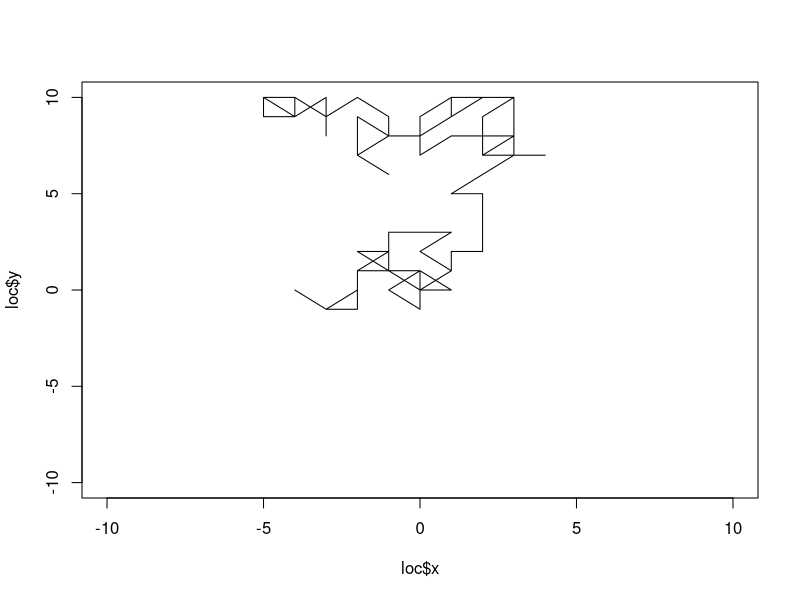

This figure's R source:
# Title: Person Walking Around a Room Randomly
# Desription: Model a person walking a room randomly
# Author: James Harper, PE, ENV SP
# Date Created: February 4, 2018
# -----------------------------------------------------------------------------

# Clear environment and console
rm(list = ls())
cat("\014")

# Define functions
ChangeLoc = function(direction) {
  if (direction == "N") {
    return(c(0, 1))
  } else if (direction == "S") {
    return(c(0, -1))
  } else if (direction == "E") {
    return(c(1, 0))
  } else if (direction == "W") {
    return(c(-1, 0))
  } else if (direction == "NW") {
    return(c(-1, 1))
  } else if (direction == "NE") {
    return(c(1, 1))
  } else if (direction == "SW") {
    return(c(-1, -1))
  } else if (direction == "SE") {
    return(c(1, -1))
  }
}

# Define area, starting loc, number of steps to take, and directions
area = data.frame(x.min = -10, x.max = 10, y.min = -10, y.max = 10)
start = c(0, 0)
steps = 100
directions = c("N", "S", "E", "W", "NW", "NE", "SW", "SE")

# Initialize loc and path variables
loc = data.frame(x = start[1], y = start[2])

for (step in 1:steps) {
  # print(paste("step =", step))
  check.boundary = 0
  while (check.boundary == 0) {
    direction = sample(directions, 1, replace = TRUE)
    change.loc = ChangeLoc(direction)
    # print(paste("change.loc =", change.loc))
    if (loc$x[length(loc$x)] + change.loc[1] >= area$x.min &&
        loc$x[length(loc$x)] + change.loc[1] <= area$x.max &&
        loc$y[length(loc$y)] + change.loc[2] >= area$y.min &&
        loc$y[length(loc$y)] + change.loc[2] <= area$y.max) {
      check.boundary = 1
    }
  }
  loc = rbind(loc, data.frame(x = loc$x[length(loc$x)] + change.loc[1], 
                              y = loc$y[length(loc$y)] + change.loc[2]))
}

# Plot path
plot(loc$x, loc$y, type = "l", 
     xlim = c(area$x.min, area$x.max),
     ylim = c(area$y.min, area$y.max))
